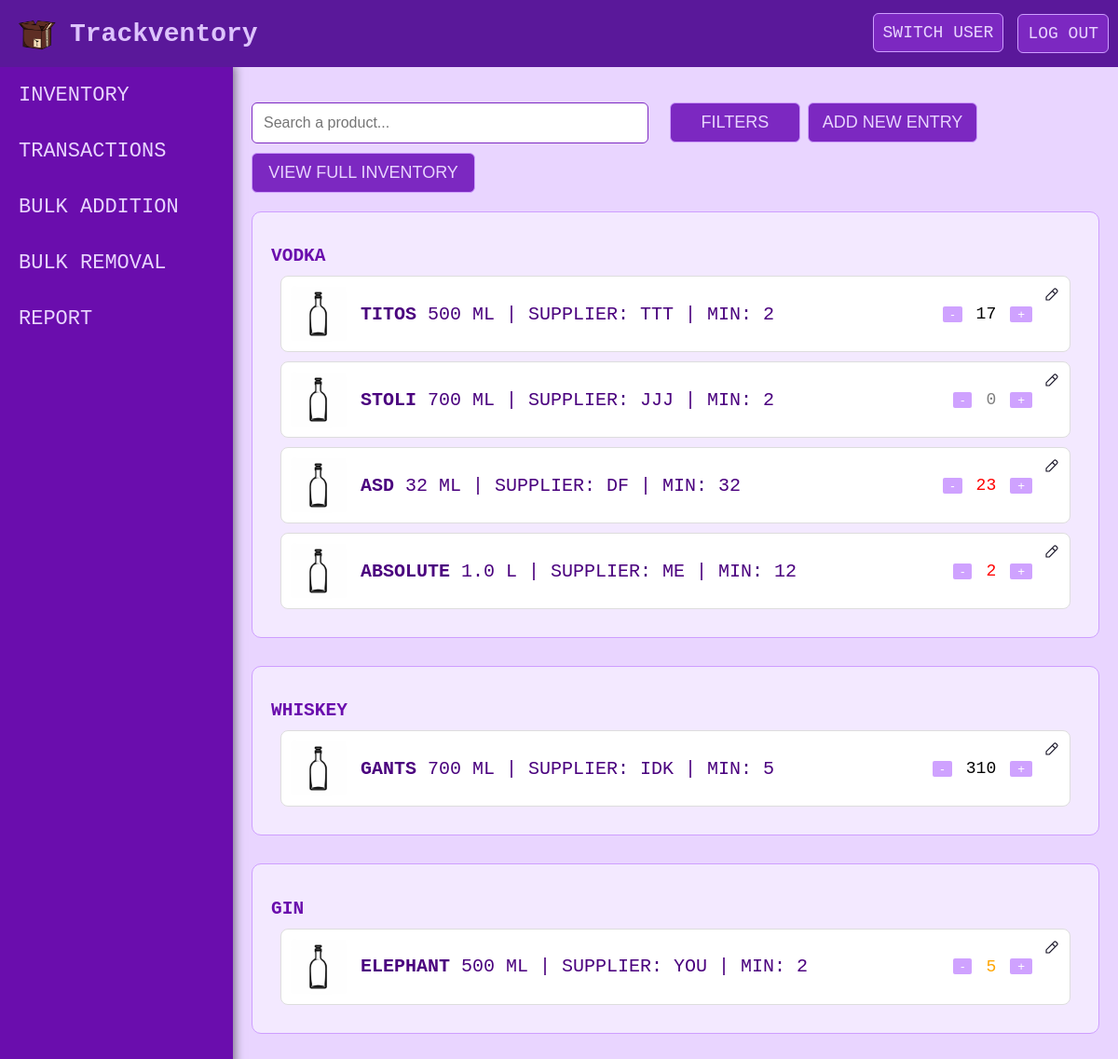
Page /inventory (signed in) on the committed database.
### tables this page shows
CREATE TABLE ENTRY
    (
    MIN_REQUIREMENT INTEGER NULL CHECK(MIN_REQUIREMENT >= 0),
    QNT INTEGER NOT NULL DEFAULT 0 CHECK(QNT >= 0),
    SIZE INTEGER NOT NULL CHECK(SIZE >= 0),
    CATEGORY VARCHAR NULL,
    NAME VARCHAR NOT NULL,
    SUPPLIER VARCHAR NULL,
    PHOTO VARCHAR NULL,
    ENTRY_ID INTEGER PRIMARY KEY AUTOINCREMENT,
    UID INTEGER NOT NULL,

    FOREIGN KEY (UID) REFERENCES USER(UID),
    UNIQUE (NAME, SIZE, UID, SUPPLIER)
    );

### app.py (the view, shortened to what this page needs)
@app.route('/inventory', methods=['GET', 'POST'])
def inventory():
    if 'username' not in session:
        return render_template('login.html')
    if request.method == 'GET':
        try:
            inventory_data: list[dict] = db.get_inventory_data(session.get('UID'))
            quick_switch_users: list[str] = db.get_quick_switch_users(session.get('UID'))
            category_options: list[str] = db.get_category_options(session.get('UID'))
            supplier_options: list[str] = db.get_supplier_options(session.get('UID'))
        except:
            flash('An error occurred while retrieving data.')
            print('An error occurred while retrieving data.')
            return redirect(url_for('inventory'))
        valid_categories: set = {item['category'] for item in inventory_data}
        return render_template('inventory.html', inventory_data= inventory_data, quick_switch_users= quick_switch_users,
                        category_options= category_options, supplier_options= supplier_options, valid_categories= valid_categories)

### db/db.py (called while the page is built)
def get_quick_switch_users(uid: int) -> list[str]:
    connection = sqlite3.connect('./db/epl343.db')
    cursor = connection.cursor()
    qsUsers = """SELECT U.USERNAME FROM USER U WHERE U.UID IN(SELECT Q.UID_OTHER FROM QUICK_ACCESS Q WHERE Q.UID = (?))"""
    cursor.execute(qsUsers, (uid,))
    rows = cursor.fetchall()
    connection.close()
    users = [elem[0] for elem in rows]
    return users

def get_inventory_data(uid):
    connection = sqlite3.connect('./db/epl343.db')
    cursor = connection.cursor()
    getInv = """SELECT * FROM ENTRY WHERE UID = (?) ORDER BY NAME DESC"""
    cursor.execute(getInv, (uid,))
    rows = cursor.fetchall()
    connection.close()
    inventory = [{"min_requirement" : elem[0], "qnt" : elem[1], "size" : elem[2], "category" : elem[3], "name" : elem[4], "supplier" : elem[5], "photo" : elem[6], "entry_id" : elem[7], "uid" : elem[8]} for elem in rows]
    i = 0
    for entry in inventory:
        if entry['qnt'] == 0:
            i = 0
        elif entry['qnt'] < entry['min_requirement']:
            i = 1
        elif entry['qnt'] < entry['min_requirement'] + 5:
            i = 2
        else:
            i = 3
        entry['color'] = COLORS[i]
    return inventory

def get_category_options(uid: int) -> list[str]:
    connection = sqlite3.connect('./db/epl343.db')
    cursor = connection.cursor()
    getCat = """SELECT DISTINCT CATEGORY FROM ENTRY WHERE UID = (?)"""
    cursor.execute(getCat, (uid,))
    rows = cursor.fetchall()
    connection.close()
    categories = [elem[0] for elem in rows]
    return categories

def get_supplier_options(uid: int) -> list[str]:
    connection = sqlite3.connect('./db/epl343.db')
    cursor = connection.cursor()
    getSup = """SELECT DISTINCT SUPPLIER FROM ENTRY WHERE UID = (?)"""
    cursor.execute(getSup, (uid,))
    rows = cursor.fetchall()
    connection.close()
    suppliers = [elem[0] for elem in rows]
    return suppliers

### templates/inventory.html (shortened to what this page needs)
<!doctype html>
<html>
    <head>
        <link rel="stylesheet" href="..\static\css\styles.css">
    </head>
    <body>
        <div class="top-bar" id="topBar" name="topBar">
            <img class="logo" src="..\static\images\logo.png" alt="Logo" onclick="toggleSidebar()" />
            <div class="title">Trackventory</div>
            <div class="user-actions">
                <div class="user-dropdown">
                    <a class= "switch" onclick="toggleUserDropdown(event)">SWITCH USER</a>
                </div>
                <a href="/logout" class="logout">LOG OUT</a>
            </div>
        </div>
        <div class="sidebar" id="sidebar" name="sidebar">
            <div class="sidebar-dropdown">
                <a onclick="toggleDropdown(event)">INVENTORY</a>
            </div>
            <a href="/transactions" onclick="toggleDropdown(event)">TRANSACTIONS</a>
            <a href="/bulkIncrease">BULK ADDITION</a>
            <a href="/bulkDecrease">BULK REMOVAL</a>
            <a href="/report">REPORT</a>
        </div>
        <div class="inventory-container">
            <div class="search-filter-container">
                <input type="text" id="searchBar" placeholder="Search a product..." onkeyup="performSearch()">
                <button class="filter-btn" id="filterButton" onclick="openModal('filterModal')">Filters</button>
                <button class="add-entry-btn" id="addEntryButton" onclick="openModal('addEntryModal')">ADD NEW ENTRY</button>
                <form action="/inventory" method="GET" style="display: inline;">
                    <button class="viewFullInventory-btn" id="viewFullInventoryButton" name="viewFullInventoryButton" value="viewFullInventoryButton">VIEW FULL INVENTORY</button>
                </form>
            </div>
            {% for category in valid_categories %}
                <section id="{{ category }}" class="inventory-section">
                    <h2>{{ category }}</h2>
                    <div class="entry-list">
                    {% for entry in inventory_data %}
                        {% if entry['category'] == category %}
                            <div class="inventory-entry" data-entry-id="{{ entry['entry_id'] }}">
                                <img src="{{ entry['photo'] or 'static/images/default_bottle.avif' }}" alt="{{ entry['name'] }}" class="entry-image"/>
                                <div class="entry-details">
                                    <span class="entry-info">
                                        <span class="entry-text">
                                            <strong class="entry-name">{{ entry['name'] }}</strong>
                                            {{ entry['size'] ~ ' ML' if 1000 > entry['size'] else (entry['size'] / 1000) ~ ' L' }} |
                                            Supplier: {{ entry['supplier'] }} |
                                            Min: {{ entry['min_requirement'] }}
                                        </span>
                                        <span class="entry-quantity">
                                            <button class="quantity-btn" onclick="changeQuantity(this, -1)">-</button>
                                            <span class="quantity-value" min="0" style="color: {{ entry['color'] }};">{{ entry['qnt'] }}</span>
                                            <button class="quantity-btn" onclick="changeQuantity(this, 1)">+</button>
                                        </span>
                                    </span>
                                </div>
                                <img src="../static/images/edit_pen.svg" alt="EDIT" class="edit-button"
                                        onclick="openEditModal('{{ entry['entry_id'] }}', '{{ entry['photo'] }}','{{ entry['name'] }}', '{{ entry['size'] }}',
                                        '{{ entry['category'] }}', '{{ entry['supplier'] }}', '{{ entry['min_requirement'] }}')">
                            </div>
                        {% endif %}
                    {% endfor %}
                    </div>
                </section>
            {% endfor %}
        </div>
    </body>
</html>

### static/css/styles.css (style rules this page uses)
html, body { scroll-behavior: smooth; height: 100%; margin: 0; font-family: Monospace; color: #e9d5ff; background-color: #e9d5ff; }
* { color: inherit; }
.top-bar { position: fixed; top: 0; left: 0; width: 100%; background-color: #5a189a; padding: 15px 20px; display: flex; justify-content: space-between; align-items: center; z-index: 10; }
.logo { height: 40px; width: auto; margin-right: 15px; cursor: pointer; z-index: 10; }
.title { color: #ddc3fc; font-size: 28px; font-weight: bold; flex: 1; text-align: left; }
.user-actions { display: flex; gap: 15px; }
.user-actions a { font-size: 18px; text-decoration: none; padding: 10px; }
.logout { margin-right: 30px; }
.sidebar { position: fixed; top: 70px; left: 0; height: 100%; width: 250px; background-color: #6a0dad; transition: transform 0.6s ease, background-color 0.3s ease-in-out; transform: translateX(0); box-shadow: 2px 0 10px rgba(0, 0, 0, 0.5); }
.sidebar a { font-size: 22px; display: block; padding: 15px; text-decoration: none; margin-left: 5px; margin-right: 5px; margin-top: 5px; }
.sidebar-dropdown { position: relative; }
.user-dropdown { position: relative; margin-top: 10px; }
.user-actions > a, .switch { background-color: #7c28c1; border: 1px solid #ce9eff; border-radius: 6px; }
.inventory-container, .bulk-container, .report-container, .transactions-container { padding: 20px; margin-top: 80px; transition: margin-left 0.6s ease; }
.sidebar:not(.close) + .inventory-container { margin-left: 250px; }
.inventory-section { padding: 20px; margin-bottom: 30px; border: 1px solid #ce9eff; border-radius: 10px; background-color: #f3e9ff; color: #4a007e; }
.inventory-section h2 { margin-bottom: 10px; color: #6a0dad; }
.inventory-entry { display: flex; align-items: center; justify-content: space-between; position: relative; padding: 10px; border: 1px solid #ddd; border-radius: 8px; background-color: #fff; text-transform: uppercase; margin: 10px; }
.entry-image { width: 60px; height: 60px; margin-right: 15px; border-radius: 5px; }
.entry-details { flex: 1; display: flex; align-items: center; flex-direction: column; justify-content: space-between; }
.entry-info { display: flex; font-size: 20px; color: #4a007e; justify-content: space-between; align-items: center; width: 100%; }
.entry-text { flex: 1; color: #4a007e; text-align: left; }
.entry-quantity { display: flex; align-items: center; gap: 5px; white-space: nowrap; margin-right: 30px; }
.quantity-btn { padding: 1px 8px; background-color: #cfa2ff;; color: #fff; border: none; border-radius: 2px; cursor: pointer; }
.edit-button { width: 18px; height: 18px; cursor: pointer; position: absolute; top: 10px; right: 10px; transition: transform 0.3s ease; bottom: 50px; }
.entry-name { font-weight: bold; }
.filter-btn, .submit-btn, .add-entry-btn { background-color: #7c28c1; border: 1px solid #ce9eff; border-radius: 6px; padding: 10px 15px; font-size: 18px; color: #e9d5ff; cursor: pointer; transition: background-color 0.3s ease, transform 0.3s ease; text-transform: uppercase; width: 140px; }
.add-entry-btn { width: max-content; }
#searchBar { width: 400px; padding: 12px; border: 1px solid #7c28c1; border-radius: 6px; font-size: 16px; color: #4a007e; background-color: #fff; transition: border-color 0.3s ease, box-shadow 0.3s ease; margin-bottom: 10px; margin-right: 15px; }
.search-filter-container, .search-bar-container { justify-content: center; align-items: center; gap: 30px; margin-top: 10px; margin-bottom: 20px; }
.viewFullInventory-btn { background-color: #7c28c1; border: 1px solid #ce9eff; border-radius: 6px; padding: 10px 15px; font-size: 18px; color: #e9d5ff; cursor: pointer; transition: background-color 0.3s ease, transform 0.3s ease; text-transform: uppercase; width: 240px; }
.quantity-value { font-size: 18px; color: #4a007e; margin: 0 10px; }

### rows in the picture
ENTRY: CATEGORY "VODKA", name "TITOS", SIZE "500 ML", supplier "TTT", min_requirement "2", qnt "17"
ENTRY: name "STOLI", SIZE "700 ML", supplier "JJJ", min_requirement "2", qnt "0"
ENTRY: name "ASD", SIZE "32 ML", supplier "DF", min_requirement "32", qnt "23"
ENTRY: name "ABSOLUTE", SIZE "1.0 L", supplier "ME", min_requirement "12", qnt "2"
ENTRY: CATEGORY "WHISKEY", name "GANTS", SIZE "700 ML", supplier "IDK", min_requirement "5", qnt "310"
ENTRY: CATEGORY "GIN", name "ELEPHANT", SIZE "500 ML", supplier "YOU", min_requirement "2", qnt "5"
